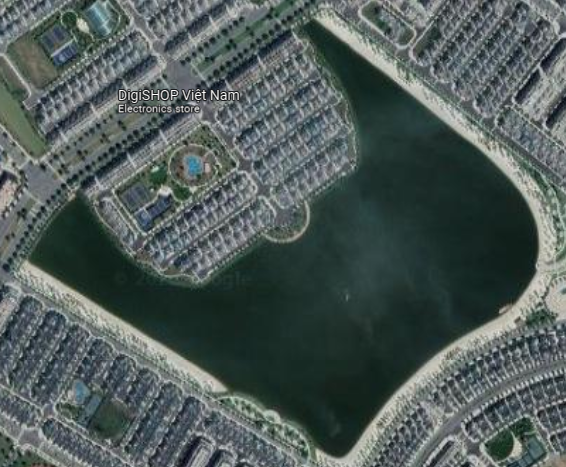
#> input picture img/lake/1.png, 566 x 467 px
$ jupyter execute extract_colors.ipynb   (older library calls are emulated)
#> lines starting #> are read from the running program, lines starting #| are printed output that depends on the picture; long printed decimals are rounded
[cell 1]
import matplotlib.pyplot as plt
import numpy as np
import cv2
from skimage.color import rgb2lab, deltaE_cie76

[cell 2]
import dill
dill.dump_session('sessions/extract_colors.pkl')
#> (this line was passed over: dill is not available in this run)

[cell 3]
""" Read image """
img = cv2.imread('./img/lake/1.png')
#> img is the input picture: shape (467, 566, 3); mean B, G, R 89, 91.3, 79.6
h,w,c = img.shape
#> h = 467; w = 566; c = 3
print(h, w, c)
#| 467 566 3
print(img.shape)
#| (467, 566, 3)

[cell 4]
""" Convert BGR (default) to RGB """
image = cv2.cvtColor(img, cv2.COLOR_BGR2RGB)
print(image[0][0][2])
#| 133
print(len(image))
#| 467
print(type(image))
#| <class 'numpy.ndarray'>
# [4 lines of commented-out code are left out]

[cell 5]
def get_hex(color):
    return "#{:02x}{:02x}{:02x}".format(int(color[0]), int(color[1]), int(color[2]))
def get_img(path):
    img = cv2.imread(path)
    img = cv2.cvtColor(img, cv2.COLOR_BGR2RGB)
    return img

[cell 6]
resized_img = cv2.resize(img, (100, 100), interpolation = cv2.INTER_AREA)
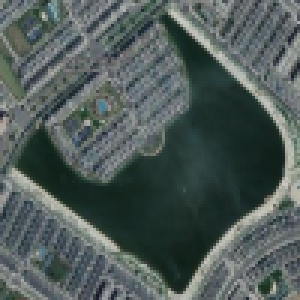
#> resized_img: shape (100, 100, 3) (shown 3 times larger); mean B, G, R 89, 91.3, 79.6
plt.imshow(resized_img)
reshaped_img = resized_img.reshape(resized_img.shape[0]*resized_img.shape[1], 3)

from: https://towardsdatascience.com/fit-vs-predict-vs-fit-predict-in-python-scikit-learn-f15a34a8d39f#:~:text=fit()%20method%20will%20fit,the%20learned%20parameters%20during%20fit%20.
- clustering estimators in scikit-learn must implement fit_predict() method but not all estimators do so
- the arguments passed to fit_predict() are the same as those to fit()

[cell 7]
from sklearn.cluster import KMeans
number_of_colors = 3
clf = KMeans(n_clusters = number_of_colors)
labels = clf.fit_predict(reshaped_img)
#> labels = 10000 values, max 2 at index 0, min 0 at index 3, mean 0.832
centers = clf.cluster_centers_ # https://jakevdp.github.io/PythonDataScienceHandbook/05.11-k-means.html


def show_palette(centers):
    scaled_colours = [[color / 255 for color in row] for row in centers]
    fig, ax = plt.subplots(figsize=(6, 6))
    ax.axis(xmin=0, xmax=len(scaled_colours))
    ax.tick_params(left=False, labelleft=False, bottom=False, labelbottom=False)
    for index, colour in enumerate(scaled_colours):
        ax.axvspan(index, index + 1, color=colour)
show_palette(centers)
print(centers)
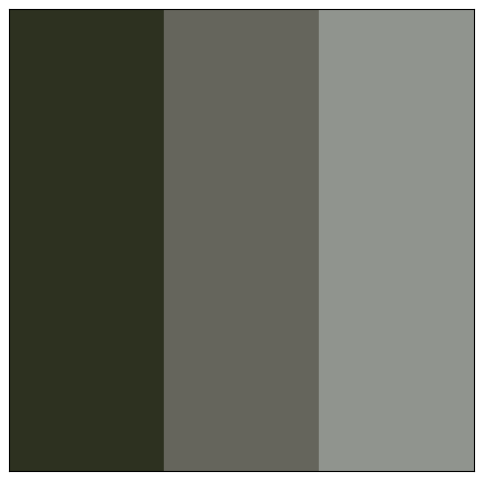
#> figure drawn by matplotlib, 1 panel

Counter converts a list to a dict with list elements and their counts

[cell 8]
from collections import Counter
counts = Counter(labels)
#> counts = {2: 2048, 1: 4222, 0: 3730}
print(counts)
#| Counter({1: 4222, 0: 3730, 2: 2048})
ordered_colors = [centers[i] for i in counts.keys()]
#> ordered_colors = [[144.4, 147.9, 141.8], [101.4, 101.4, 91.9], [44.64, 48.83, 31.81]]
print(ordered_colors)
#| [array([144.437, 147.862, 141.810]), array([101.392, 101.437,  91.903]), array([44.638, 48.829, 31.807])]
rgb_colors = [ordered_colors[i] for i in counts.keys()]
#> rgb_colors = [[44.64, 48.83, 31.81], [101.4, 101.4, 91.9], [144.4, 147.9, 141.8]]
print(rgb_colors)
#| [array([44.638, 48.829, 31.807]), array([101.392, 101.437,  91.903]), array([144.437, 147.862, 141.810])]

[cell 9]
# [18 lines of commented-out code are left out]

[cell 10]
from PIL import Image
path = './img/lake/1.png'
img = Image.open(path)
#> img: PIL image 566x467 RGBA
img = img.resize((150,150), Image.ANTIALIAS)
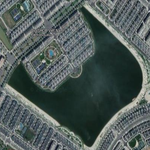
#> img: PIL image 150x150 RGBA; mean R, G, B, A 79.6, 91.2, 89, 255
pixels = img.load()


ax = plt.axes(projection = '3d')
x = []
y = []
z = []
c = []
for row in range(0, img.height):
     for col in range(0, img.width):
        px = pixels[col,row]
        newCol = (px[0] / 255, px[1] / 255, px[2] / 255)

        if(not newCol in c):
            x.append(px[0])
            y.append(px[1])
            z.append(px[2])
            c.append(newCol)
#> after the loop, c = 14639 items, first 6: (0.486, 0.525, 0.494), (0.522, 0.569, 0.518), (0.475, 0.525, 0.486), (0.416, 0.463, 0.439), (0.286, 0.325, 0.318), (0.247, 0.278, 0.29); x = 14639 values, max 210 at index 10024, min 8 at index 3506, mean 92.94; y = 14639 values, max 212 at index 9036, min 14 at index 14469, mean 103.1; z = 14639 values, max 208 at index 1727, min 19 at index 9320, mean 101
ax.scatter(x,y,z, c = c)
plt.show()
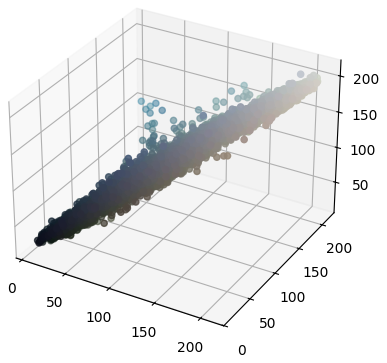
#> figure drawn by matplotlib, 1 panel

[cell 11]
import dill
dill.dump_session('sessions/extract_colors.pkl')
#> (this line was passed over: dill is not available in this run)

[cell 12]
import dill
dill.load_session('sessions/extract_colors.pkl')
#> (this line was passed over: dill is not available in this run)

$ run again, with img/lake/2.png copied over img/lake/1.png
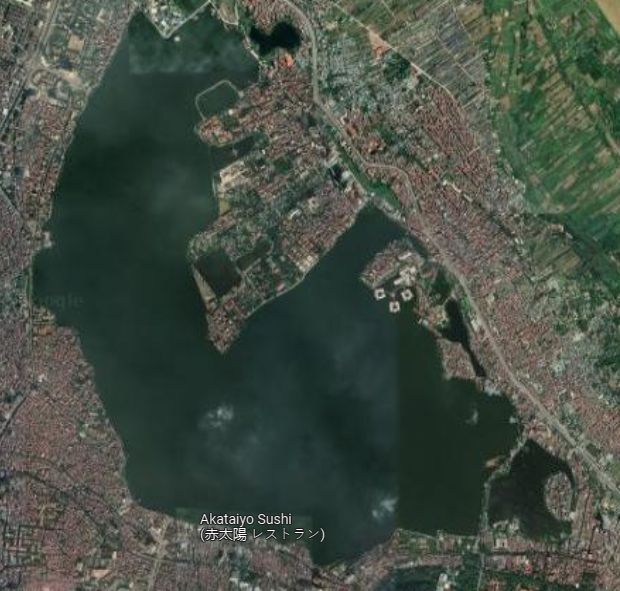
#> input picture img/lake/2.png, 620 x 591 px
#> img is the input picture: shape (591, 620, 3); mean B, G, R 68.7, 79.1, 69.3
#| 591 620 3
#| (591, 620, 3)
#| 73
#| 591
#| <class 'numpy.ndarray'>
#> labels = 10000 values, max 2 at index 0, min 0 at index 2, mean 1.03
#> counts = {2: 3128, 0: 2845, 1: 4027}
#| Counter({1: 4027, 2: 3128, 0: 2845})
#> ordered_colors = [[72.97, 85.94, 77.91], [96.03, 107.6, 108.5], [45.84, 53.32, 34.8]]
#| [array([72.974, 85.942, 77.907  ]), array([ 96.033, 107.629, 108.463]), array([45.844, 53.324, 34.797])]
#> rgb_colors = [[45.84, 53.32, 34.8], [72.97, 85.94, 77.91], [96.03, 107.6, 108.5]]
#| [array([45.844, 53.324, 34.797]), array([72.974, 85.942, 77.907  ]), array([ 96.033, 107.629, 108.463])]
#> `img = img.resize((150,150), Image.ANTIALIAS)`:
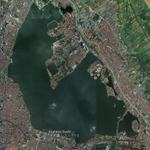
#> img: PIL image 150x150 RGBA; mean R, G, B, A 69.3, 79.1, 68.7, 255
#> after the loop `for row in range(0, img.height):`: c = 14382 items, first 6: (0.29, 0.322, 0.29), (0.322, 0.353, 0.31), (0.369, 0.404, 0.353), (0.373, 0.408, 0.345), (0.522, 0.557, 0.478), (0.557, 0.588, 0.502); x = 14382 values, max 205 at index 5847, min 0 at index 1248, mean 80.62; y = 14382 values, max 201 at index 5847, min 13 at index 1394, mean 87.95; z = 14382 values, max 185 at index 5759, min 9 at index 1248, mean 75.96
#> `plt.show()`:
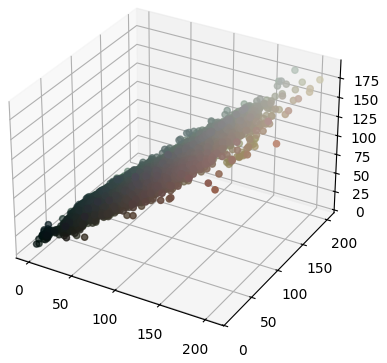
#> figure drawn by matplotlib, 1 panel

$ run again, with img/lake/3.png copied over img/lake/1.png
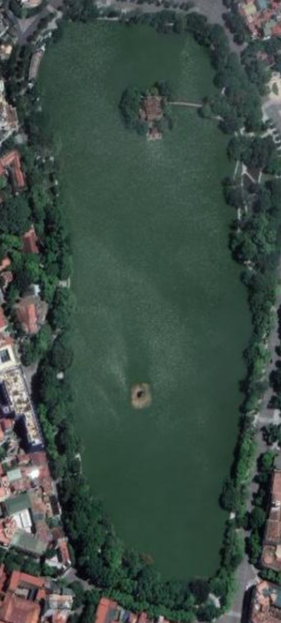
#> input picture img/lake/3.png, 281 x 623 px
#> img is the input picture: shape (623, 281, 3); mean B, G, R 69.4, 77.1, 61.6
#| 623 281 3
#| (623, 281, 3)
#| 96
#| 623
#| <class 'numpy.ndarray'>
#> labels = 10000 values, max 2 at index 0, min 0 at index 1, mean 1.16
#> counts = {2: 5227, 0: 3638, 1: 1135}
#| Counter({2: 5227, 0: 3638, 1: 1135})
#> ordered_colors = [[71.74, 81.31, 61.91], [49.78, 56.84, 39.07], [122.3, 123.7, 133.9]]
#| [array([71.737  , 81.309, 61.910]), array([49.785, 56.838, 39.067]), array([122.315, 123.662, 133.918])]
#> rgb_colors = [[122.3, 123.7, 133.9], [71.74, 81.31, 61.91], [49.78, 56.84, 39.07]]
#| [array([122.315, 123.662, 133.918]), array([71.737  , 81.309, 61.910]), array([49.785, 56.838, 39.067])]
#> `img = img.resize((150,150), Image.ANTIALIAS)`:
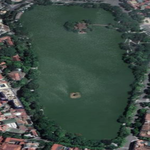
#> img: PIL image 150x150 RGBA; mean R, G, B, A 61.6, 77.1, 69.4, 255
#> after the loop `for row in range(0, img.height):`: c = 11476 items, first 6: (0.376, 0.408, 0.42), (0.235, 0.275, 0.282), (0.18, 0.22, 0.235), (0.243, 0.275, 0.298), (0.235, 0.259, 0.29), (0.129, 0.153, 0.173); x = 11476 values, max 251 at index 8053, min 1 at index 9559, mean 69.64; y = 11476 values, max 255 at index 8053, min 3 at index 10347, mean 78.04; z = 11476 values, max 255 at index 8053, min 8 at index 9559, mean 73.66
#> `plt.show()`:
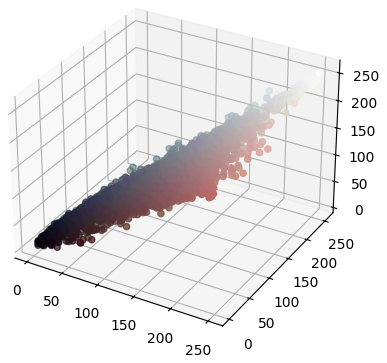
#> figure drawn by matplotlib, 1 panel

$ run again, with img/lake/4.png copied over img/lake/1.png
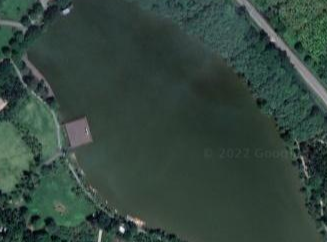
#> input picture img/lake/4.png, 327 x 242 px
#> img is the input picture: shape (242, 327, 3); mean B, G, R 62.1, 70.8, 52
#| 242 327 3
#| (242, 327, 3)
#| 58
#| 242
#| <class 'numpy.ndarray'>
#> labels = 10000 values, max 2 at index 0, min 0 at index 16, mean 0.662
#> counts = {2: 2967, 1: 689, 0: 6344}
#| Counter({0: 6344, 2: 2967, 1: 689})
#> ordered_colors = [[72.3, 83.34, 59.48], [109.1, 118.8, 103.3], [52.19, 59.61, 42.92]]
#| [array([72.297, 83.341, 59.475]), array([109.055, 118.777, 103.259]), array([52.194, 59.610 , 42.916])]
#> rgb_colors = [[52.19, 59.61, 42.92], [109.1, 118.8, 103.3], [72.3, 83.34, 59.48]]
#| [array([52.194, 59.610 , 42.916]), array([109.055, 118.777, 103.259]), array([72.297, 83.341, 59.475])]
#> `img = img.resize((150,150), Image.ANTIALIAS)`:
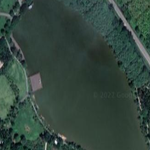
#> img: PIL image 150x150 RGBA; mean R, G, B, A 52, 70.8, 62.1, 255
#> after the loop `for row in range(0, img.height):`: c = 10311 items, first 6: (0.161, 0.275, 0.243), (0.184, 0.325, 0.278), (0.208, 0.361, 0.294), (0.251, 0.412, 0.337), (0.235, 0.392, 0.31), (0.208, 0.38, 0.298); x = 10311 values, max 232 at index 9745, min 0 at index 2836, mean 56.65; y = 10311 values, max 238 at index 9745, min 6 at index 6976, mean 77.53; z = 10311 values, max 240 at index 9745, min 5 at index 6337, mean 68.7
#> `plt.show()`:
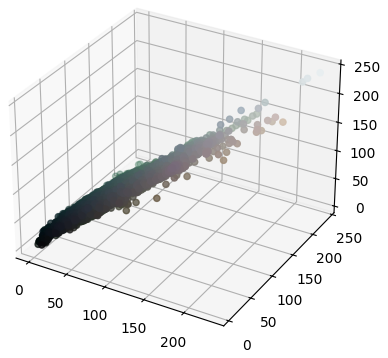
#> figure drawn by matplotlib, 1 panel
